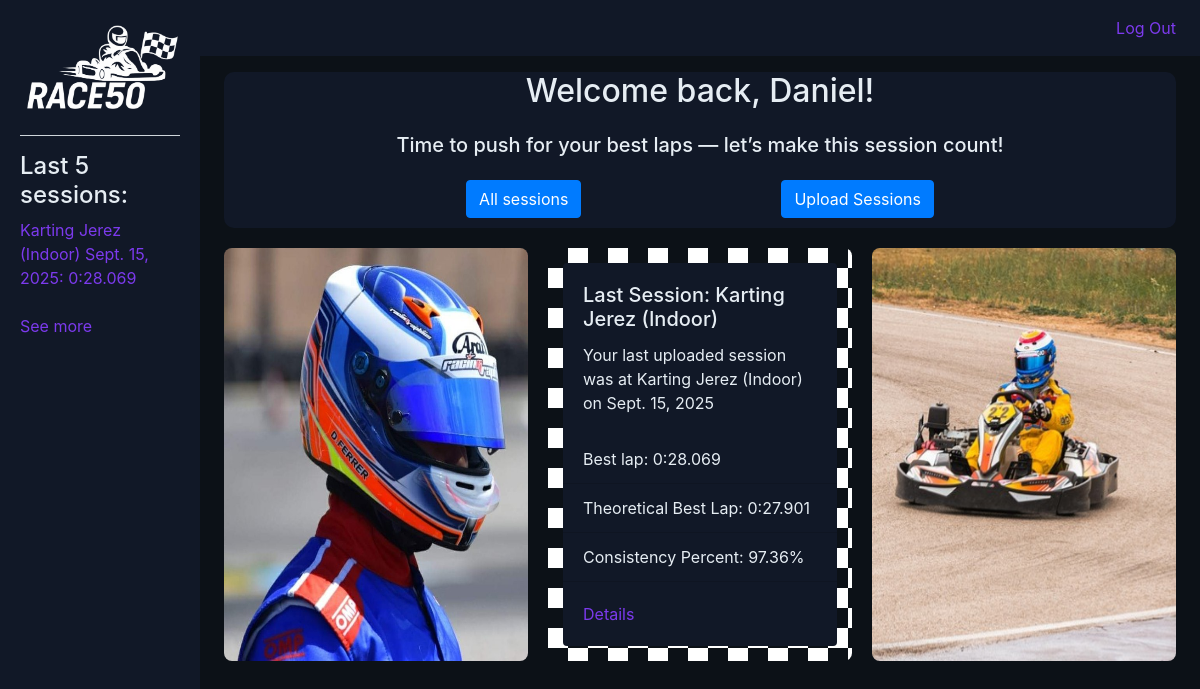
The app's page /race50/ (signed in), older data.
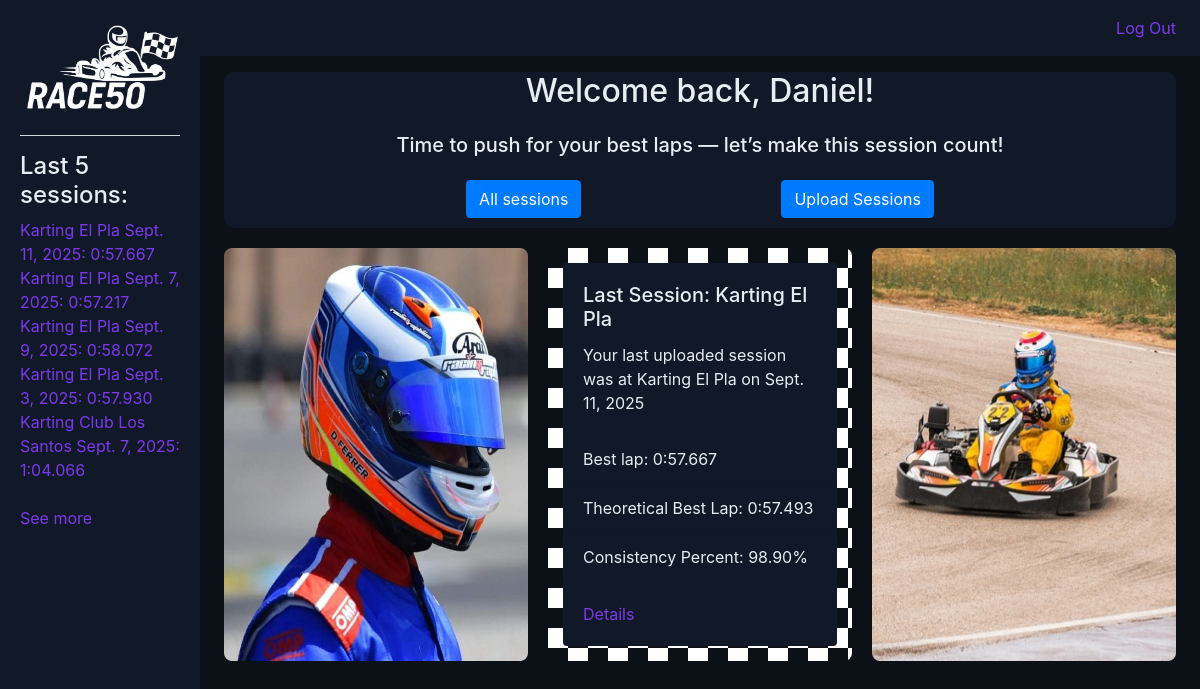
The same page, newer data.
### race50/models.py (models this page shows, shortened)
class Session(models.Model):
    user = models.ForeignKey(settings.AUTH_USER_MODEL, on_delete=models.CASCADE, related_name="sessions")
    external_id = models.CharField(max_length=200, null=True, blank=True)
    track = models.CharField(max_length=100)
    date = models.DateField()
    laps_count = models.PositiveIntegerField()
    best_lap_ms = models.PositiveIntegerField()
    best_lap_number = models.PositiveIntegerField()
    worst_lap_ms = models.PositiveIntegerField()
    avg_lap_ms = models.PositiveIntegerField()
    tbl_ms = models.PositiveIntegerField()
    consistency_percent = models.FloatField()
    notes = models.TextField(blank=True)
    created_at = models.DateTimeField(auto_now_add=True)
    class Meta:
        indexes = [models.Index(fields=["user", "date"])]

class User(AbstractUser):
    pass

### race50/views.py (the view)
# urls.py: path("", views.index, name="index"),
def index(request):
    if request.user.is_authenticated:
        session = (Session.objects.filter(user=request.user).order_by('-created_at', '-pk').first())
        return render(request, "race50/index.html", {
            "session": session
        })
    else:
        return render(request, "race50/index.html")

### race50/templatetags/race50_extras.py (called while the page is built)
@register.filter(name="format_ms")
def format_ms(ms):
    try:
        ms = int(ms)
    except (TypeError, ValueError):
        return ""  # or return ms
    minutes = ms // 60000
    seconds = (ms % 60000) // 1000
    millis  = ms % 1000
    return f"{minutes}:{seconds:02d}.{millis:03d}"

### race50/views.py (called while the page is built)
def global_context(request):
    if request.user.is_authenticated:
        last_five = Session.objects.filter(user=request.user).order_by('-created_at')[:5]
        return {
            "last_five": last_five
        }
    else:
        last_five = Session.objects.none()
        return {
            "last_five": last_five
        }

### race50/templates/race50/index.html (shortened to what this page needs)
{% extends "race50/layout.html" %}
{% load static %}
{% load race50_extras %}
{% block body %}
    {% if user.is_authenticated %}
        <div class="header">
            <div class="header-title">
                <h2>Welcome back, {{ request.user }}!</h2>
            </div>
            <div class="header-message">
                <h5 class="header-message-text">
                    Time to push for your best laps — let’s make this session count!
                </h5>
            </div>
            <div class="header-buttons">
                <div class="header-buttons-sessions">
                    <a href="{% url 'sessions' %}">
                        <button id="all_sessions" class="btn btn-primary">All sessions</button>
                    </a>
                </div>
                <div class="header-buttons-compare">
                    <a href="{% url 'upload' %}">
                        <button id="upload-session" class="btn btn-primary">Upload Sessions</button>
                    </a>
                </div>
            </div>
        </div>
        <div class="index-session">
            {% if session %}
                <img class="index-session-imageleft" src="{% static 'race50/images/leftindex.jpg' %}" alt="D. FERRER side profile">
                <div class="card-wrap">
                    <div class="card">
                        <div class="card-body">
                            <h5 class="card-title">Last Session: {{ session.track }}</h5>
                            <p class="card-text">Your last uploaded session was at {{ session.track }} on {{ session.date }}</p>
                        </div>
                        <ul class="list-group list-group-flush">
                            <li class="list-group-item">Best lap: {{ session.best_lap_ms|format_ms }}</li>
                            <li class="list-group-item">Theoretical Best Lap: {{ session.tbl_ms|format_ms }}</li>
                            <li class="list-group-item">Consistency Percent: {{ session.consistency_percent|floatformat:2 }}%</li>
                        </ul>
                        <div class="card-body">
                            <a href="{% url 'session' session.id %}" class="card-link">Details</a>
                        </div>
                    </div>
                </div>
                <img class="index-session-imageleft" src="{% static 'race50/images/rightindex.jpg' %}" alt="Rental Karting">
            {% endif %}
        </div>
    {% endif %}
    {% load static %}
        <link rel="stylesheet" href="{% static 'race50/css/index.css' %}">
{% endblock %}

### race50/templates/race50/layout.html (shortened to what this page needs)
{% load static %}
{% load race50_extras %}
<!DOCTYPE html>
<html lang="en">
    <head>
        <link rel="stylesheet" href="https://stackpath.bootstrapcdn.com/bootstrap/4.4.1/css/bootstrap.min.css">
        <link rel="stylesheet" href="{% static 'race50/css/style.css' %}">
    </head>
    <body>
        <div class="container-fluid">
            <div class="row g-0">
            <div class="sidebar col-lg-2 col-md-3">
                <div class="logo-wrap">
                <a href="{% url 'index' %}">
                    <img class="logo" src="{% static 'race50/images/RACE50 - logo.png' %}" alt="Race50 Logo">
                </a>
                </div>
                <hr>
                {% block nav %}
                <div>
                    {% if user.is_authenticated %}
                        <h4>Last 5 sessions:</h4>
                        {% if last_five %}
                            {% for session in last_five %}
                                <a href="{% url 'session' session.id %}">{{ session.track }} {{ session.date }}: {{ session.best_lap_ms|format_ms }}</a><br>
                            {% endfor %}
                            <br>
                            <a href="{% url 'sessions' %}">See more</a>
                        {% else %}
                            <h6>No sessions yet.</h6>
                        {% endif %}
                    {% endif %}
                </div>
                {% endblock %}
            </div>
            <div class="main col-lg-10 col-md-9">
                <nav class="navbar navbar-expand-lg">
                <div class="container-fluid px-0">
                    <ul class="navbar-nav ml-auto">
                    {% if user.is_authenticated %}
                        <li class="nav-item">
                        <a class="nav-link" href="{% url 'logout' %}">Log Out</a>
                        </li>
                    {% endif %}
                    </ul>
                </div>
                </nav>
                <div class="inside-body">
                {% block body %}{% endblock %}
                </div>
            </div>
            </div>
        </div>
    </body>
</html>

### race50/static/race50/css/style.css (style rules this page uses)
body { margin: 0; background-color: #0C1117; }
.header { background-color: #111827; border-radius: 10px; }
hr { background-color: #E6EDF3; }
h1, h2, h3, h4, h5, h6, p { color: #E6EDF3; }
a { color: #7C3AED; }
.sidebar { background-color: #111827; min-height: 100vh; height: auto; padding: 20px; }
.logo-wrap { display: flex; justify-content: center; align-items: center; height: auto; }
.logo { display: flex; max-width: 100%; height: auto; }
.main { padding: 0px; }
.navbar { background-color: #111827; box-sizing: border-box; }
ul, li { list-style-type: none; }
.inside-body { display: block; padding: 16px 24px; width: 100%; box-sizing: border-box; }

### race50/static/race50/css/index.css (style rules this page uses)
.header { display: flex; flex-direction: column; align-items: center; gap: 15px; padding-bottom: 10px; }
.header-title { margin: 0; }
.header-buttons { display: flex; gap: 200px; }
.index-session { padding-top: 20px; display: grid; grid-template-columns: repeat(3, 1fr); gap: 20px; align-items: stretch }
.index-session > * { width: 100%; box-sizing: border-box; }
.index-session img { width: 100%; height: auto; display: block; }
.card-wrap { display: flex; align-items: stretch; padding: 15px; border-radius: 8px; background-image: linear-gradient(45deg, #FFFF 25%, transparent 25%), linear-gradient(-45deg, #FFFF 25%, transparent 25%), linear-gradient(45deg, transparent 75%, #FFFF 75%), linear-gradient(-45deg, transparent 75%, #FFFF 75%); background-size: 40px 40px; background-position: 0 0, 0 20px, 20px -20px, -20px 0; }
.card { background-color: #111827; border: 2px; border-color: #233042; flex: 1; }
.card-body { color: #E6EDF3; }
.list-group-item { background-color: #111827; color: #E6EDF3; }
.index-session-imageleft { border-radius: 8px; }

Row changes from the older to the newer data that the page shows:
no longer on this page (row unchanged): Session: track "Karting Jerez (Indoor)", date "Sept. 15, 2025", best_lap_ms "0:28.069", tbl_ms "0:27.901", consistency_percent "97.36"
added Session: track "Karting El Pla", date "Sept. 11, 2025", best_lap_ms "0:57.667", tbl_ms "0:57.493", consistency_percent "98.90"
added Session: track "Karting El Pla", date "Sept. 7, 2025", best_lap_ms "0:57.217"
added Session: track "Karting El Pla", date "Sept. 9, 2025", best_lap_ms "0:58.072"
added Session: track "Karting El Pla", date "Sept. 3, 2025", best_lap_ms "0:57.930"
added Session: track "Karting Club Los Santos", date "Sept. 7, 2025", best_lap_ms "1:04.066"
